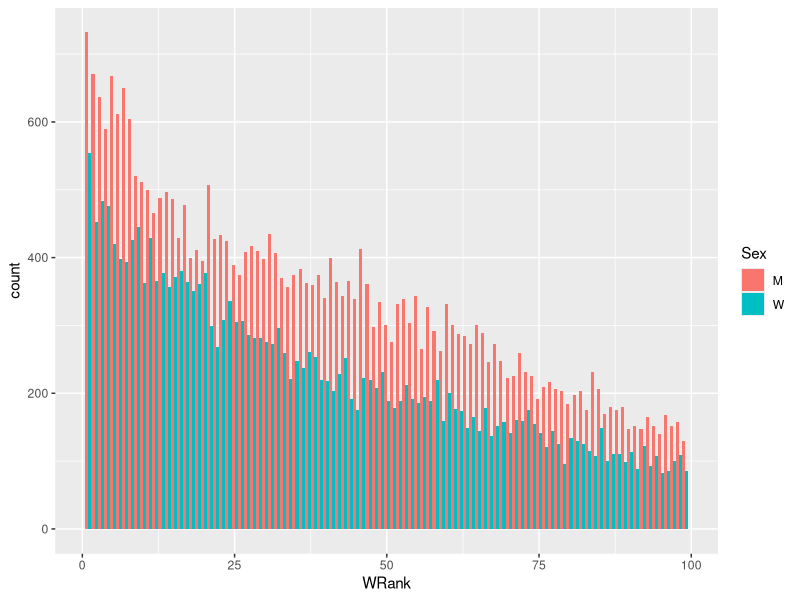
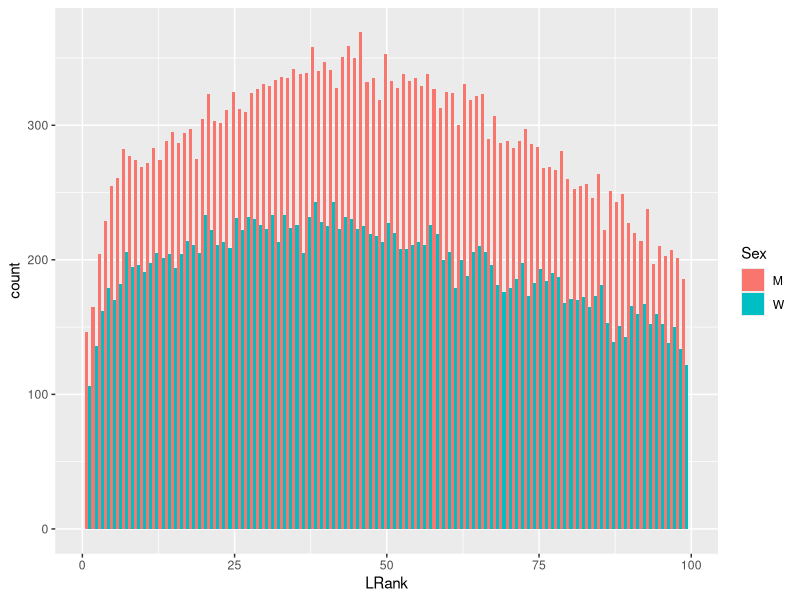
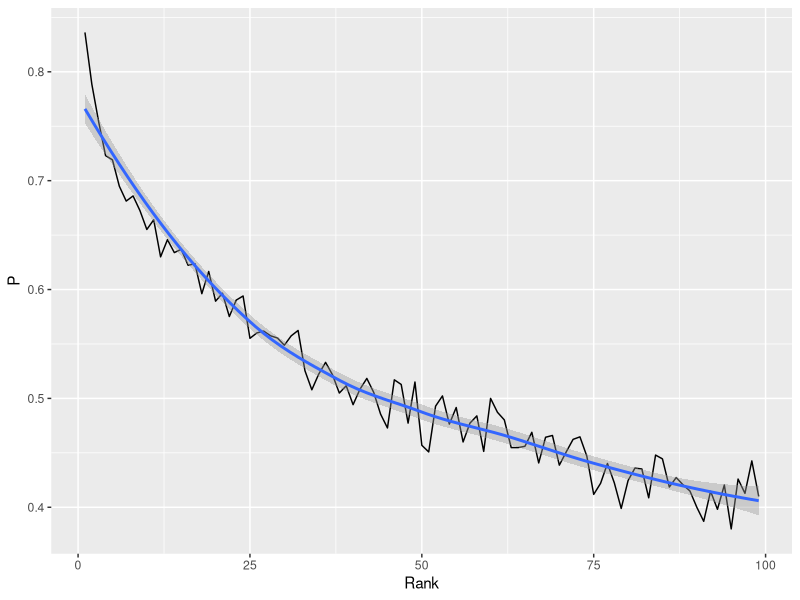
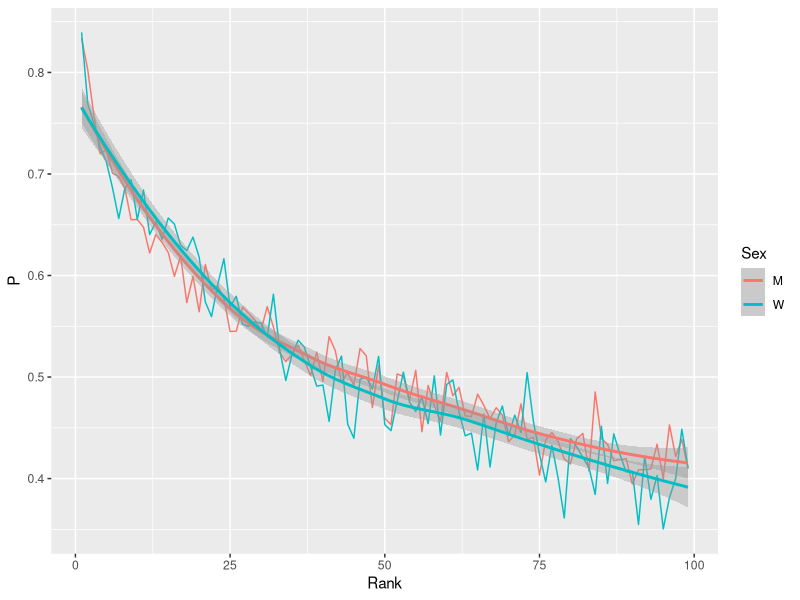
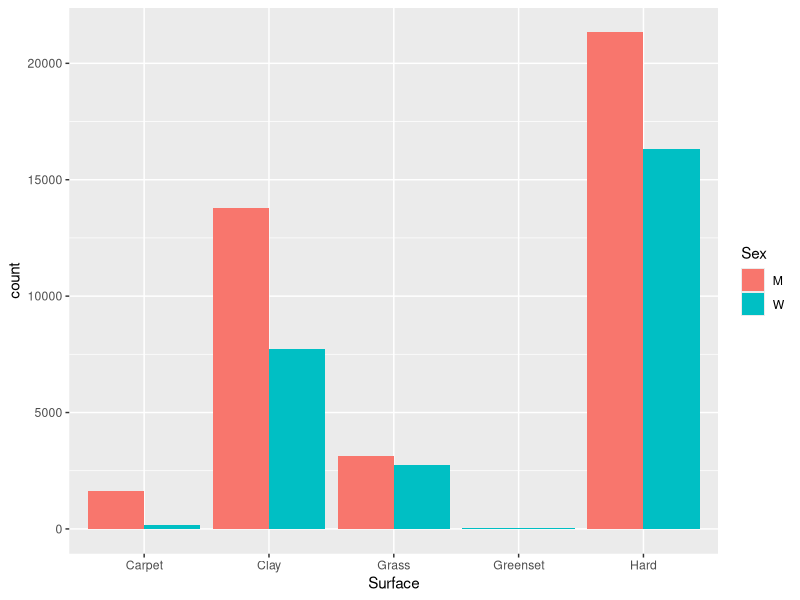
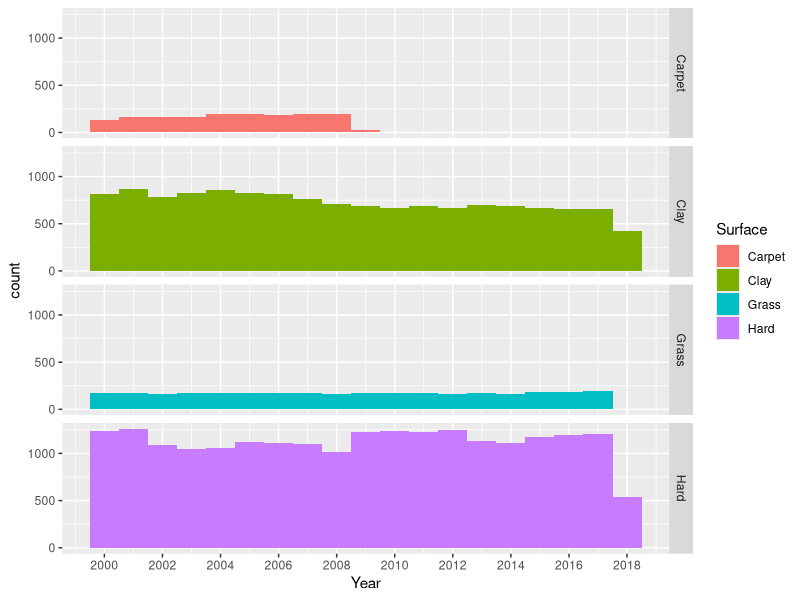
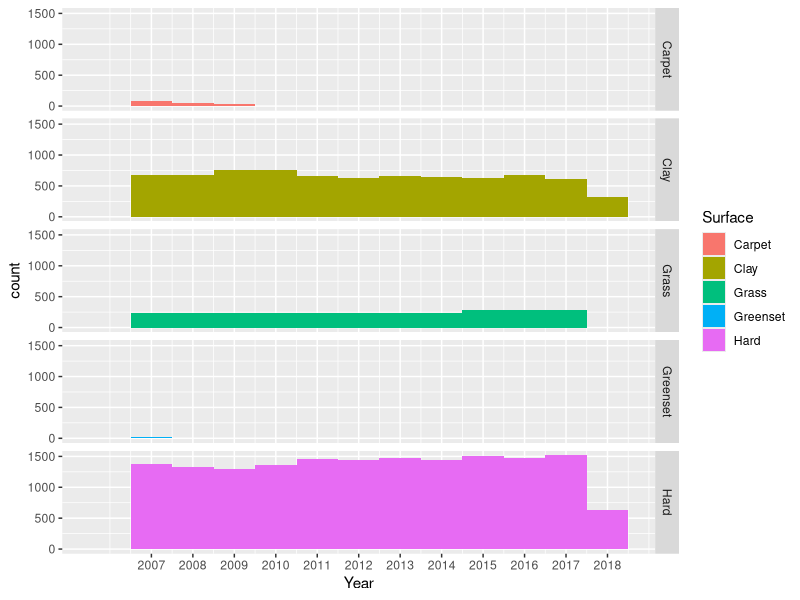
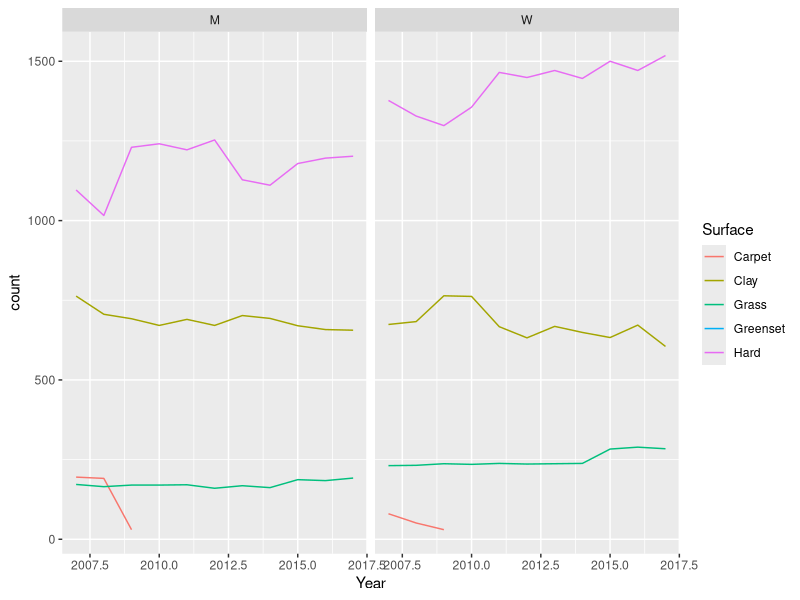

Write R code to recreate these figures, in order.
## ---- chunk 1
library(dplyr,quietly=TRUE, warn.conflicts = FALSE)
library(data.table,quietly=TRUE, warn.conflicts = FALSE)
library(reshape2,quietly=TRUE, warn.conflicts = FALSE)
library(tidyr,quietly=TRUE, warn.conflicts = FALSE)
library(lubridate,quietly=TRUE, warn.conflicts = FALSE)
library(ggplot2,quietly=TRUE, warn.conflicts = FALSE)
library(readr,quietly=TRUE, warn.conflicts = FALSE)
library(tibble,quietly=TRUE, warn.conflicts = FALSE)
library(magrittr,quietly=TRUE, warn.conflicts = FALSE)
library(stringr,quietly=TRUE, warn.conflicts = FALSE)
library(forcats,quietly=TRUE, warn.conflicts = FALSE)
## ---- chunk 2
setwd("C:/Users/ABEL/Desktop/BigData/ExCourse/03-Data_Visualization/proyecto/data")

data <- read_csv("./data/results/allTennisMatch_20180515.csv", 
                 col_types = list(
                        Year=col_integer(),
                        WRank=col_integer(),
                        LRank=col_integer(),
                        Surface=col_character(),
                        Sex=col_character()))

## ---- chunk 3
#╔data$SexF <-   factor(data$Sex)
#data$SurfaceF <- factor(data$Surface)

#data$WRankF <- factor(data$WRank)
#data$WRankFG <- fct_lump(data$WRankF, n  = 100)

#data %<>% select(-WRank, -WRankF)
#data %<>% select(-Sex, -SurfaceF)

#colnames(data) <- c("Surface", "Year", "Sex", "WRank")
## ---- chunk 4

#total <- data %>% select (-Year, -Surface) %>% table() %>% data.frame()# %>% ftable()
## ---- chunk 5
data %>% filter(WRank < 100) %>%
        ggplot(aes(WRank, fill =  Sex )) + 
        geom_histogram(binwidth = 1, position = "dodge") 
data %>% filter(LRank < 100) %>%
        ggplot(aes(LRank, fill = Sex )) + 
        geom_histogram(binwidth = 1, position = "dodge") 
## ---- chunk 6
table(data$Sex)
table(data$Surface)
## ---- chunk 7
win_by_rank <- data %>% group_by(WRank) %>% summarise(W = n()) 
colnames(win_by_rank) = c("Rank", "W")
head(win_by_rank)
lost_by_rank <- data %>% group_by(LRank) %>% summarise(L = n())  
colnames(lost_by_rank) = c("Rank", "L")
head(lost_by_rank)
by_rank = inner_join(win_by_rank, lost_by_rank, by = "Rank")

by_rank %<>%  mutate(T = L+W, P = W/T) %>% filter (T > 100)
head(by_rank)

by_rank %>% 
        filter (Rank < 100) %>% 
        ggplot(aes(Rank, P)) + geom_line() + geom_smooth()

## ---- chunk 8
win_by_rank_sex <- data %>% group_by(WRank, Sex) %>% summarise(W = n()) %>% ungroup()
colnames(win_by_rank_sex) = c("Rank","Sex", "W")
head(win_by_rank_sex)
lost_by_rank_sex <- data %>% group_by(LRank, Sex) %>% summarise(L = n())  %>% ungroup()
colnames(lost_by_rank_sex) = c("Rank", "Sex", "L")
head(lost_by_rank_sex)
by_rank_sex <- inner_join(win_by_rank_sex, lost_by_rank_sex, by = c("Rank", "Sex"))
head(by_rank_sex)
by_rank_sex %<>%  mutate(T = L+W, P = W/T) #%>% filter (T > 100)
#head(by_rank)

by_rank_sex %>% 
        filter (Rank < 100) %>% 
        ggplot(aes(Rank, P, color = Sex)) + geom_line() + geom_smooth()

## ---- chunk 9
by_rank_sex %>% select (-W, -L, -T) %>% spread(key = "Sex", value = "P") %>% write_csv("./probabilit_win_by_rank_sex.csv")
by_rank_sex %>% select (-W, -L) %>%  filter (Rank < 201) %>% write_csv("./probability_win_by_rank_sex_v2.csv")
## ---- chunk 10
data %>%
        ggplot(aes(x = Surface, fill = Sex)) + geom_histogram(stat = "count", position = "dodge") 

## ---- chunk 11
data %>% filter(Sex == "M") %>%
        ggplot(aes(x = Year, y=..count.., fill = Surface)) + geom_histogram(binwidth = 1) + facet_grid(Surface~.) + 
        scale_x_continuous(breaks=c(2000,2002,2004,2006,2008,2010,2012,2014,2016,2018))
data %>% filter(Sex == "W") %>%
        ggplot(aes(x = Year, y=..count.., fill = Surface)) + geom_histogram(binwidth = 1) + facet_grid(Surface~.)  + 
        scale_x_continuous(breaks=c(2007,2008,2009,2010,2011,2012,2013,2014,2015,2016,2017,2018))
## ---- chunk 12
surfaces <- data %>% select(Sex, Year, Surface) %>% group_by(Sex,  Surface, Year) %>% summarise(count = n()) %>% ungroup() %>% 
        spread(key = Surface, value = "count", fill = 0 ) 
head(surfaces, 20)
write_csv(surfaces, "./matches_by_surface_and_sex.csv")

surfaces <- data %>% select(Sex, Year, Surface) %>% filter(Year < 2018, Year > 2006) %>% group_by(Sex,  Surface, Year) %>% summarise(count = n()) %>% ungroup() 
head(surfaces, 20)
write_csv(surfaces, "./matches_by_surface_and_sex_v2.csv")

## ---- chunk 13
data %>% select(Sex, Year, Surface) %>% group_by(Sex,  Surface, Year) %>% summarise(count = n()) %>% ungroup() %>% filter(Year < 2018, Year > 2006) %>%
        ggplot(aes(Year, count, color = Surface)) +
        geom_line() +
        facet_grid(.~Sex) 
